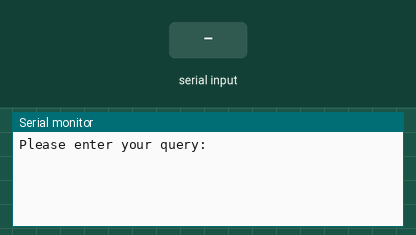
Recording of a sketch running on a simulated Arduino Uno, built with avr-gcc and run on an emulated ATmega328P. Shown: the last lines printed to the serial monitor. The inputs (shaded band) are chosen by the test bench.

Above: at 1.2 s.
1.3 s: "1" received over Serial
At 3.2 s:
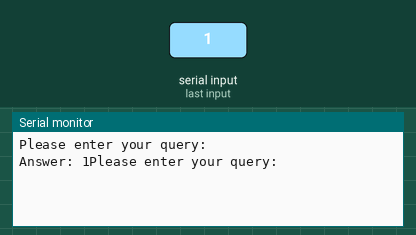
3.8 s: "0" received over Serial
At 5.2 s:
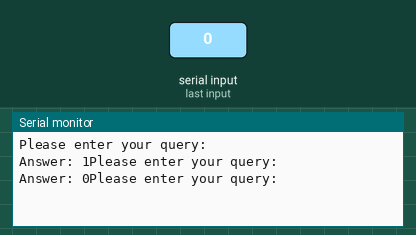
5.3 s: "2" received over Serial
At 7.4 s:
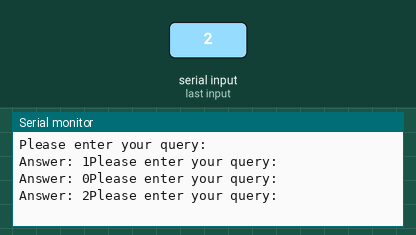

Measured:
- after the input at 1.3 s, the serial monitor: prints a new line after 1.0 s (image 1)
- after the input at 3.8 s, the serial monitor: prints a new line after 1.0 s (image 2)
- after the input at 5.3 s, the serial monitor: prints a new line after 1.0 s (image 3)

The sketch:

Monk-PA-Ch5-SerialPort-IO.ino
```cpp
bool prompted;

void setup() {
  Serial.begin(9600);
  prompted = false;
}

void loop() {
  if (! prompted) {
    Serial.print("Please enter your query: ");
    prompted = true;
  } else if (Serial.available() > 0) {
    Serial.print("\nAnswer: " + Serial.readString());
    prompted = false;
  }
}
```
